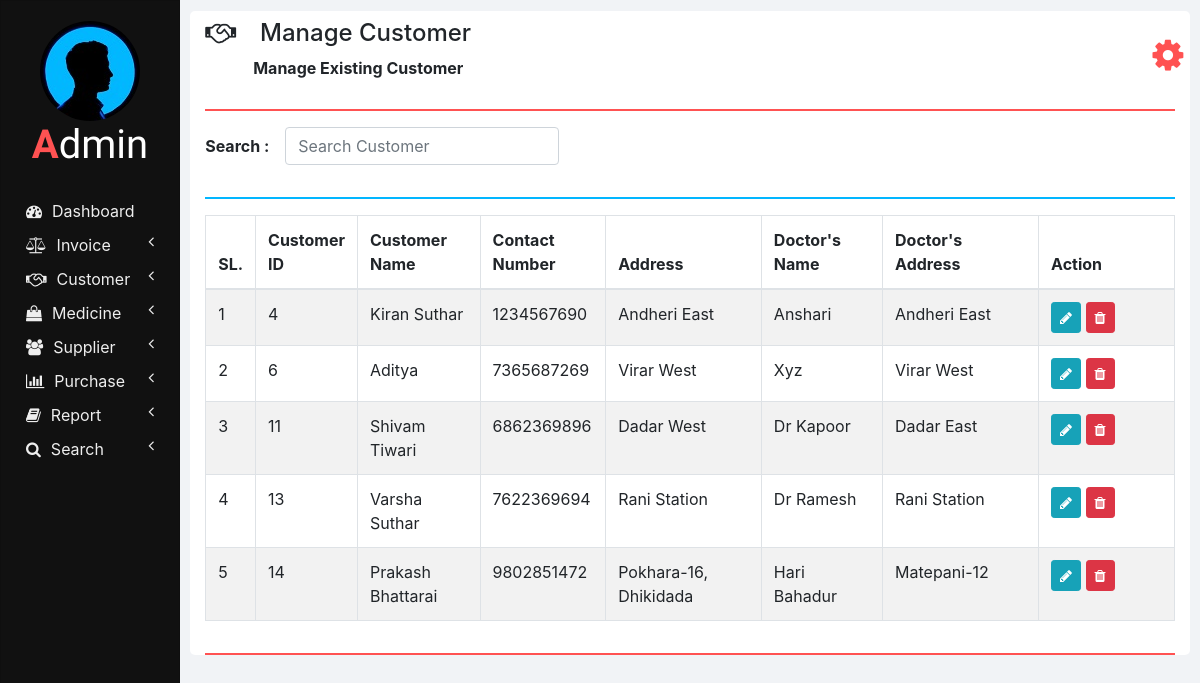
/manage_customer.php, run on an earlier commit of the app's database.
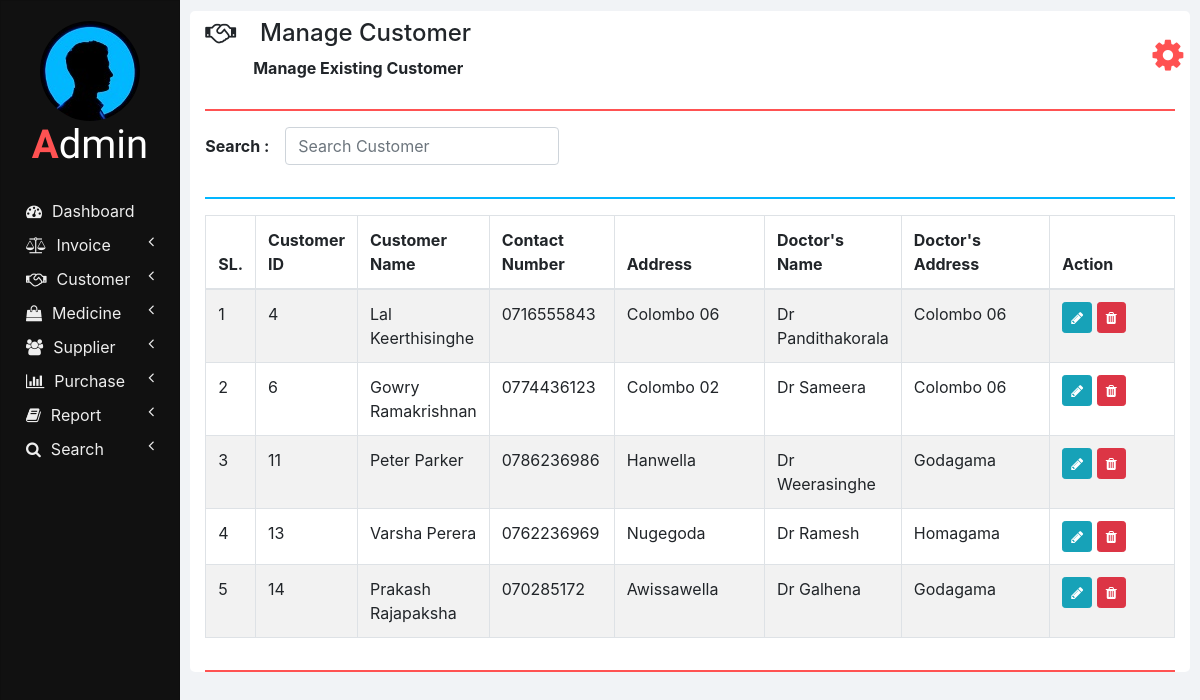
And on a later commit of the database.
### tables this page shows
CREATE TABLE `customers` (
  `ID` int(11) NOT NULL,
  `NAME` varchar(20) NOT NULL,
  `CONTACT_NUMBER` varchar(10) NOT NULL,
  `ADDRESS` varchar(100) NOT NULL,
  `DOCTOR_NAME` varchar(20) NOT NULL,
  `DOCTOR_ADDRESS` varchar(100) NOT NULL
);

### php/manage_customer.php (the view, shortened to what this page needs)
<?php
  function showCustomers($id) {
    require "db_connection.php";
    if($con) {
      $seq_no = 0;
      $query = "SELECT * FROM customers";
      $result = mysqli_query($con, $query);
      while($row = mysqli_fetch_array($result)) {
        $seq_no++;
        if($row['ID'] == $id)
          showEditOptionsRow($seq_no, $row);
        else
          showCustomerRow($seq_no, $row);
      }
    }
  }
  function showCustomerRow($seq_no, $row) {
    ?>
    <tr>
      <td><?php echo $seq_no; ?></td>
      <td><?php echo $row['ID'] ?></td>
      <td><?php echo $row['NAME']; ?></td>
      <td><?php echo $row['CONTACT_NUMBER']; ?></td>
      <td><?php echo $row['ADDRESS']; ?></td>
      <td><?php echo $row['DOCTOR_NAME']; ?></td>
      <td><?php echo $row['DOCTOR_ADDRESS']; ?></td>
      <td>
        <button href="" class="btn btn-info btn-sm" onclick="editCustomer(<?php echo $row['ID']; ?>);">
          <i class="fa fa-pencil"></i>
        </button>
        <button class="btn btn-danger btn-sm" onclick="deleteCustomer(<?php echo $row['ID']; ?>);">
          <i class="fa fa-trash"></i>
        </button>
      </td>
    </tr>
    <?php
  }
  ?>

### manage_customer.php (shortened to what this page needs)
<!DOCTYPE html>
<html lang="en" dir="ltr">
  <head>
    <link rel="stylesheet" href="bootstrap/css/bootstrap.min.css">
    <link rel="stylesheet" href="https://use.fontawesome.com/releases/v5.3.1/css/all.css">
    <link rel="stylesheet" href="https://cdnjs.cloudflare.com/ajax/libs/font-awesome/4.7.0/css/font-awesome.min.css">
    <link rel="stylesheet" href="css/sidenav.css">
    <link rel="stylesheet" href="css/home.css">
  </head>
  <body style="max-height: 100%;">
    <div class="container-fluid">
      <div class="container">
        <?php
          require "php/header.php";
          createHeader('handshake', 'Manage Customer', 'Manage Existing Customer');
        ?>
        <div class="row">
          <div class="col-md-12 form-group form-inline">
            <label class="font-weight-bold" for="">Search :&emsp;</label>
            <input type="text" class="form-control" id="" placeholder="Search Customer" onkeyup="searchCustomer(this.value);">
          </div>
          <div class="col col-md-12">
            <hr class="col-md-12" style="padding: 0px; border-top: 2px solid  #02b6ff;">
          </div>
          <div class="col col-md-12 table-responsive">
            <div class="table-responsive">
            	<table class="table table-bordered table-striped table-hover">
            		<thead>
            			<tr>
            				<th style="width: 2%;">SL.</th>
                    <th style="width: 10%;">Customer ID</th>
            				<th style="width: 13%;">Customer Name</th>
                    <th style="width: 13%;">Contact Number</th>
                    <th style="width: 17%;">Address</th>
                    <th style="width: 13%;">Doctor's Name</th>
                    <th style="width: 17%;">Doctor's Address</th>
                    <th style="width: 15%;">Action</th>
            			</tr>
            		</thead>
            		<tbody id="customers_div">
                  <?php
                    require 'php/manage_customer.php';
                    showCustomers(0);
                  ?>
            		</tbody>
            	</table>
            </div>
          </div>
        </div>
        <hr style="border-top: 2px solid #ff5252;">
      </div>
    </div>
  </body>
</html>

### php/header.php
<?php
  function createHeader($icon, $heading, $sub_heading) {
    echo '
    <section class="row content-header">
      <div class="header-title col-md-11">
        <p class="h4 pt-2"><i class="fa fa-'.$icon.'"></i>&emsp;'.$heading.'</p>
        &emsp;&emsp;&emsp;<small class="font-weight-bold h6">'.$sub_heading.'</small>
      </div>
      <div class="col-md-1 user_options">
        <button class="col col-md-1 m-3" onclick="showOptions();">
          <i class="fa fa-gear"></i>
        </button>
        <div id="mark"><i class="fa fa-play fa-rotate-270"></i></div>
        <ul id="options" class="options list-unstyled" style="display: none;">
          <li>
            <a href="my_profile.php"><i class="fa fa-user"></i><span>My Profile</span></a>
          </li>
          <li>
            <a href="change_password.php"><i class="fa fa-edit"></i><span>Change Password</span></a>
          </li>
          <li>
            <a href="logout.php"><i class="fa fa-key"></i><span>Logout</span></a>
          </li>
        </ul>
      </div>
    </section>
    <hr style="border-top: 2px solid #ff5252;">
    ';
  }
?>

### css/sidenav.css (style rules this page uses)
body { background-color: #f1f3f6; }
.sidenav { width: 15%; height: 100vh; background-color: #222222; position: fixed; z-index: 1; flex: 1 0 auto; }
.card { width: 100%; height: 100%; top: 0; border-radius: 0; background-color: #111111; }
.logo .logo-caption { font-family: 'Poiret One', cursive; color: #ffffff; text-align: center; margin-bottom: 25px; }
.logo .profile { margin-left: 50%; border-radius: 50%; transform: translate(-50%); }
.logo .tweak { color: #ff5252; font-weight: bold; }
.main-menu-item { padding: 5px 5px; cursor: pointer; }
.main-menu-item > a { color: #eeeeee; text-decoration: none; font-size: 16px; }
.main-menu-item > a > span { margin-left: 10px; }

### css/home.css (style rules this page uses)
html, body { height: 100vh; }
.container-fluid { margin-left: 15%; width: 85%; background: #f1f3f6; padding: 1px 0 0 0; flex: 1 0 auto; }
.container { margin: 0; max-width: 98%; margin: 1%; background-color: #ffffff; border-radius: 5px; }
.user_options button { max-width: 50px; max-height: 50px; font-size: 36px; background-color: #ffffff; color: #ff5252; border: none; outline: none; }

What changed in the data, as far as the page shows it:
changed customers id 4: NAME "Kiran Suthar" → "Lal Keerthisinghe"; CONTACT_NUMBER "1234567690" → "0716555843"; ADDRESS "Andheri East" → "Colombo 06"; DOCTOR_NAME "Anshari" → "Dr Pandithakorala"; DOCTOR_ADDRESS "Andheri East" → "Colombo 06"
changed customers id 6: NAME "Aditya" → "Gowry Ramakrishnan"; CONTACT_NUMBER "7365687269" → "0774436123"; ADDRESS "Virar West" → "Colombo 02"; DOCTOR_NAME "Xyz" → "Dr Sameera"; DOCTOR_ADDRESS "Virar West" → "Colombo 06"
changed customers id 11: NAME "Shivam Tiwari" → "Peter Parker"; CONTACT_NUMBER "6862369896" → "0786236986"; ADDRESS "Dadar West" → "Hanwella"; DOCTOR_NAME "Dr Kapoor" → "Dr Weerasinghe"; DOCTOR_ADDRESS "Dadar East" → "Godagama"
changed customers "Dr Ramesh": NAME "Varsha Suthar" → "Varsha Perera"; CONTACT_NUMBER "7622369694" → "0762236969"; ADDRESS "Rani Station" → "Nugegoda"; DOCTOR_ADDRESS "Rani Station" → "Homagama"
changed customers id 14: NAME "Prakash Bhattarai" → "Prakash Rajapaksha"; CONTACT_NUMBER "9802851472" → "070285172"; ADDRESS "Pokhara-16, Dhikidada" → "Awissawella"; DOCTOR_NAME "Hari Bahadur" → "Dr Galhena"; DOCTOR_ADDRESS "Matepani-12" → "Godagama"
